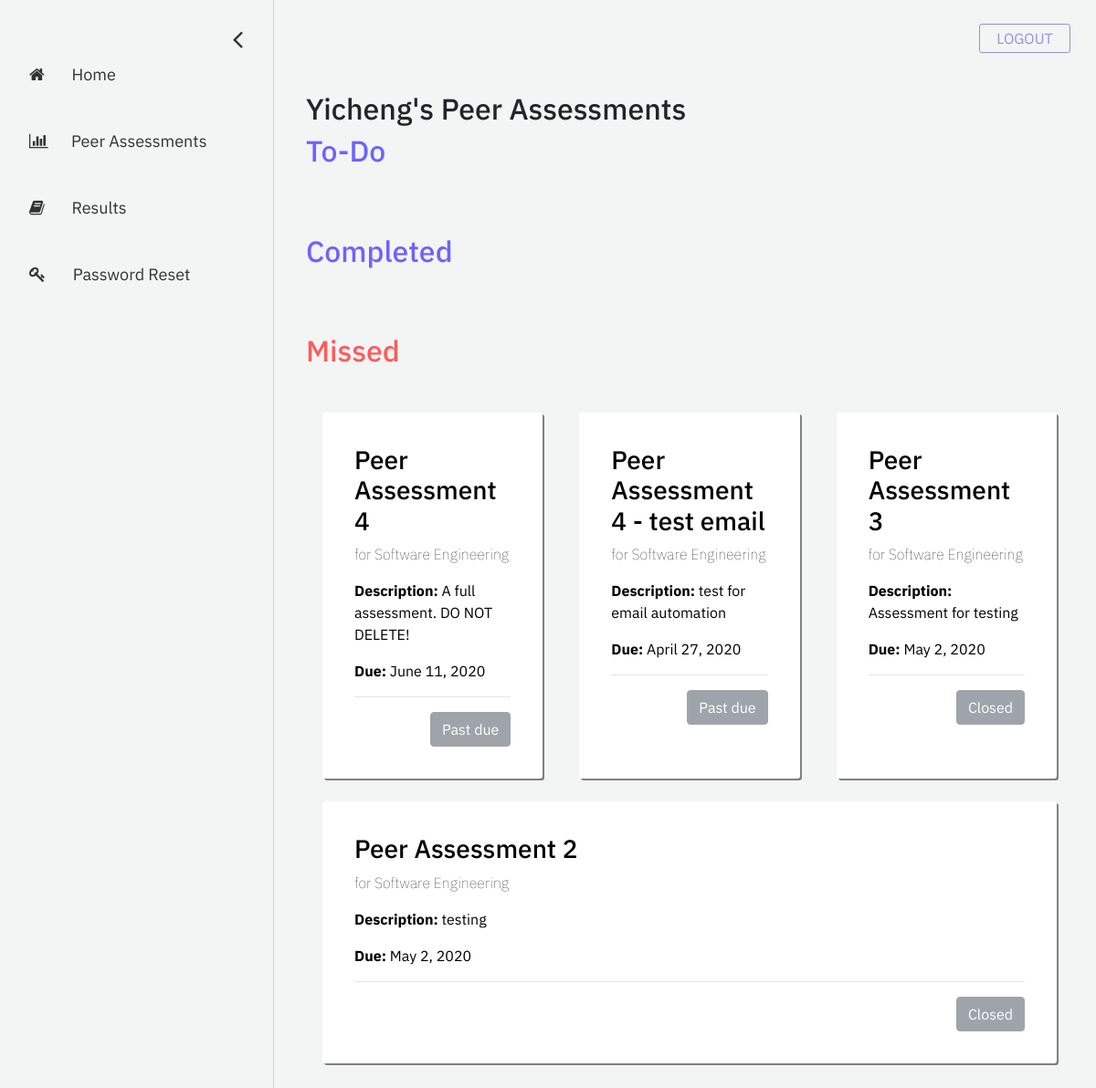
The app's page /student/peer-assessments (signed in) with its own data.
### account/models.py (models this page shows, shortened)
class User(AbstractBaseUser, PermissionsMixin):
    email = models.EmailField(
        verbose_name=_('email address'), max_length=255, unique=True
    )
    first_name = models.CharField(_('first name'), max_length=30, blank=True)
    last_name = models.CharField(_('last name'), max_length=150, blank=True)
    iris_roll = models.CharField(max_length = 8, unique=True)
    is_student = models.BooleanField(
        _('student status'),
        default=False,
        help_text=_(
            'Shows whether this user is a student. '
        ),
    )
    is_instructor = models.BooleanField(
        _('instructor status'),
        default=False,
        help_text=_(
            'Shows whether this user is a instructor. '
        ),
    )
    is_active = models.BooleanField(
        _('active'),
        default=True,
        help_text=_(
            'Designates whether this user should be treated as active. '
            'Unselect this instead of deleting accounts.'
        ),
    )
    is_staff = models.BooleanField(
        _('admin status'),
        default=False,
        help_text=_(
            'Designates whether the user can log into this admin site.'
        ),
    )
    date_joined = models.DateTimeField(
        _('date joined'), default=timezone.now
    )
    objects = UserManager()
    USERNAME_FIELD = 'email'
    REQUIRED_FIELDS = ['first_name', 'last_name', 'iris_roll', 'is_student', 'is_instructor']

### assessment/models.py (models this page shows, shortened)
class Assessment(models.Model):
    name = models.CharField("assessment name", max_length=255)
    description = models.TextField("description", max_length=512, blank=True)
    date_created = models.DateTimeField("date created", auto_now_add=True)
    start_date = models.DateField("start date")
    end_date = models.DateField("end date")
    open_status = models.BooleanField("open status", default=True)
    course = models.ForeignKey(Course, on_delete=models.CASCADE) # the course that this peer review belongs to
    questions = models.ManyToManyField(Question) # a set of Questions under this assessment
    result_sets = models.ManyToManyField(Result_set) # a set of Result_sets under this assessment
    completed_students = models.ManyToManyField(User, related_name="completed_students") # a set of Users who have completed this assessment
    def is_missed(self):
        time = str(self.end_date - datetime.datetime.now().date())
        if time[0] == '-':
            return True
        return False
    def is_open(self):
        return self.open_status

### registration/models.py (models this page shows, shortened)
class Course(models.Model):
    course_name = models.CharField("course name", max_length=60)
    course_code = models.IntegerField("course code")
    section_number = models.SmallIntegerField("section number")
    year = models.SmallIntegerField("year of realization")
    semester_choices = (
        ('S', 'Spring'),
        ('F', 'Fall'),
    )
    semester = models.CharField("semester of realization", max_length = 1, choices = semester_choices)
    professors = models.ManyToManyField(User)
    students = models.ManyToManyField(User, related_name="students")

### eval_student/views.py (the view)
# urls.py: path('peer-assessments', views.peer_assessments, name='peer-assessments'),
def peer_assessments(request):
    assessment_list = Assessment.objects.all()
    filtered_list = []
    for i in assessment_list:
       print(i.start_date)
       if request.user in i.course.students.all():
           filtered_list.append(i)
    context = {
        'assessment_list': filtered_list,
    }
    return render(request, 'eval_student/peer-assessments.html', context=context)

### eval_student/templates/eval_student/peer-assessments.html (shortened to what this page needs)
{% extends 'eval_student/base-sidebar.html'%}
{% load eval_student_extras %}
{% load static %}
{% block content%}
<div id="main">
	<div class="container">
		<h2>{{ user.first_name }}'s Peer Assessments</h2>
	</div>
	<div class="container">
		<h2 style="color: #6C63FF; margin-bottom: 0;">To-Do</h2>
		{% if assessment_list|length > 0 %}
			<div class="row">
			</div>
		{% else %}
			<p>No peer assessment available.</p>
		{% endif %}
	</div>
	<div class="container">
		<h2 style="color: #6C63FF; margin-bottom: 0;">Completed</h2>
			{% if assessment_list|length > 0 %}
				<div class="row">
				</div>
			{% else %}
				<p>No peer assessment available.</p>
			{% endif %}
	</div>
	<div class="container">
		<h2 style="color: rgb(255, 91, 92); margin-bottom: 0;">Missed</h2>
			{% if assessment_list|length > 0 %}
				<div class="row">
					{% for assessment in assessment_list %}
						{% if assessment.is_missed %}
							<div class="col grid-box">
								<h3> {{ assessment.name }} </h3>
								<p style="font-weight: 20;"> for {{ assessment.course.course_name }}</p>
								{% if assessment.description != '' %}
									<p><b>Description:</b> {{ assessment.description }}</p>
								{% else %}
									<p><b>Description:</b> No assessment description</p>
								{% endif %}
								<p> <b>Due:</b> {{ assessment.end_date }}</p>
								<hr>
								{% if not assessment.is_open %}
									<button type="button" class="btn btn-secondary float-right" disabled>Closed</button>
								{% else %}
									<button type="button" class="btn btn-secondary float-right" disabled>Past due</button>
								{% endif %}
							</div>
						{% endif %}
					{% endfor %}
				</div>
			{% else %}
				<p>No peer assessment available.</p>
			{% endif %}
	</div>
</div>
{% endblock %}

### eval_student/templates/eval_student/base-sidebar.html (shortened to what this page needs)
<!doctype html>
<html lang="en">
  <head>
	{% load static %}
    <link rel="stylesheet" href="https://stackpath.bootstrapcdn.com/bootstrap/4.4.1/css/bootstrap.min.css">
	<link rel="stylesheet" href="https://cdnjs.cloudflare.com/ajax/libs/font-awesome/4.7.0/css/font-awesome.min.css">
	<link rel="stylesheet" href="{% static 'eval_student/css/base-sidebar.css' %}">
	<link rel="stylesheet" href="{% static 'eval_student/css/peer-assessments.css' %}">
	<link rel="stylesheet" href="{% static 'eval_student/css/completed-assessments.css' %}">
  </head>
<body>
	<div id="mySidenav" class="sidenav">
		<a href="javascript:void(0)" class="closebtn" onclick="closeNav()"><i class = "fa fa-angle-left"></i></a>
		<a href="{% url 'student-dashboard' %}">
			<i class = "fa fa-home"></i> &nbsp;&nbsp;&nbsp;&nbsp;&nbsp;&nbsp;Home
		</a>
		<a href="{% url 'peer-assessments' %}">
            <i class = "fa fa-bar-chart"></i> &nbsp;&nbsp;&nbsp;&nbsp;&nbsp;Peer Assessments
        </a>
		<a href="{% url 'completed-assessments' %}">
			<i class = "fa fa-book"></i> &nbsp;&nbsp;&nbsp;&nbsp;&nbsp;&nbsp;Results
		</a>
		<a href="{% url 'password-reset' %}">
			<i class = "fa fa-key"></i> &nbsp;&nbsp;&nbsp;&nbsp;&nbsp;&nbsp;Password Reset
		</a>
	</div>
	<span class="menu" style="font-size:20px;cursor:pointer" onclick="openNav()">&nbsp;&nbsp;Menu</span>
	<div class="logout_btn_container">
		<a href = "{% url 'log_out' %}" class="logout-btn">LOGOUT</a>
	</div>
    {% block content%}
    {% endblock %}
</body>
</html>

### eval_student/static/eval_student/css/base-sidebar.css (style rules this page uses)
body { font-family: 'IBM Plex Sans', sans-serif; background-color: #f3f4f4; }
.sidenav { height: 100%; width: 0px; position: fixed; z-index: 1; top: 0; left: 0; background-color: #f3f4f4; overflow-x: hidden; padding-top: 60px; transition: 0.5s; border-right: 1px solid lightgray; }
.sidenav a { padding: 8px 8px 8px 32px; text-decoration: none; font-size: 18px; color: #323232; display: block; transition: 0.3s; margin-bottom: 30px; }
.sidenav .closebtn { position: absolute; top: 0; right: 25px; font-size: 32px; margin-left: 50px; margin-bottom: 100px; margin-top: 10px; }
#main { transition: margin-left .5s; padding: 20px; }
.menu { top: 0px; left: 15px; font-size: 5px; position: relative; line-height: 80px; padding: 8px; -moz-border-radius: 100px; border-radius: 100px; text-align: center; }
.logout-btn { position: absolute; top: 26px; right: 28px; -webkit-border-radius: 3px; -moz-border-radius: 3px; border-radius: 3px; border: 1px solid #9391de; height: 0px; line-height: 0px; color: #9391de; font-size: 16px; padding: 15px; background-color: #f3f4f4; display: inline-block; cursor: pointer; text-align: center; width: 100px; text-decoration: none; }
.row { position: relative; top: 20px; padding: 8px; margin-top: 10px; margin-bottom: 45px; }
.col { position: relative; width: 60px; background-color: white; padding: 8px; margin-left: 25px; margin-right: 25px; border-radius: 3px; box-shadow: 0.5px 0.5px; }

### eval_student/static/eval_student/css/peer-assessments.css (style rules this page uses)
.grid-box { width: 98% !important; background-color: white; color: black; padding: 35px; margin-top: 10px; margin-right: 15px; margin-bottom: 15px; border-radius: 3px; box-shadow: 2px 2px grey; }

### records on screen
User: first_name "Yicheng"
Assessment: name "Peer Assessment 4", course.course_name "Software Engineering", description "A full assessment. DO NOT DELETE!", end_date "June 11, 2020", open_status "Past due"
Assessment: name "Peer Assessment 4 - test email", course.course_name "Software Engineering", description "test for email automation", end_date "April 27, 2020", open_status "Past due"
Assessment: name "Peer Assessment 3", course.course_name "Software Engineering", description "Assessment for testing", end_date "May 2, 2020", open_status "Closed"
Assessment: name "Peer Assessment 2", course.course_name "Software Engineering", description "testing", end_date "May 2, 2020", open_status "Closed"
